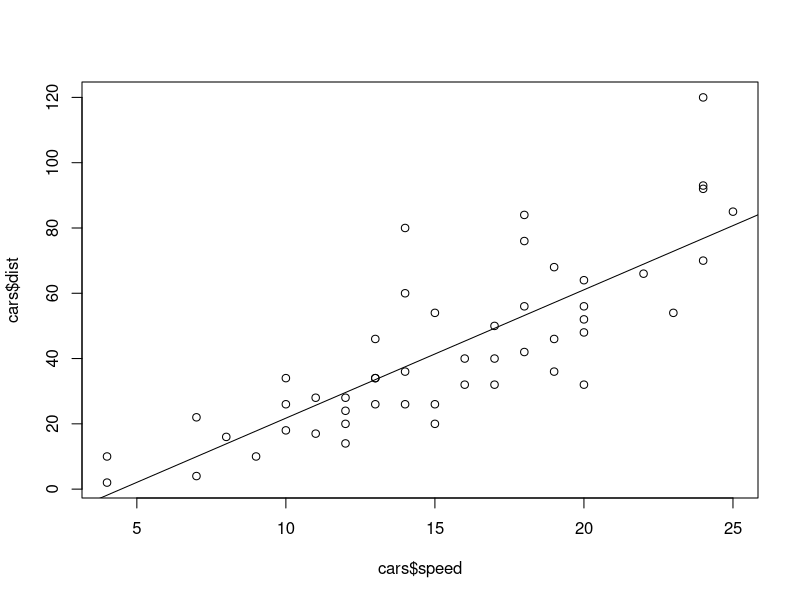
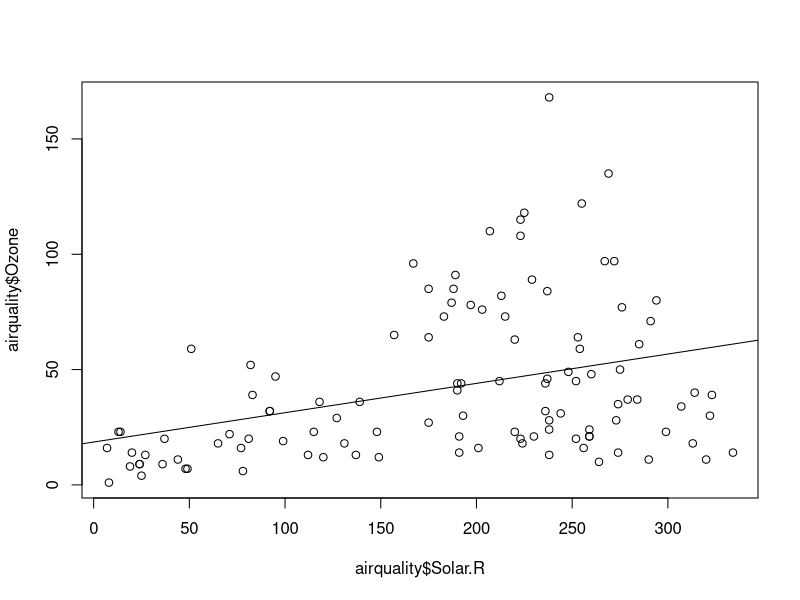
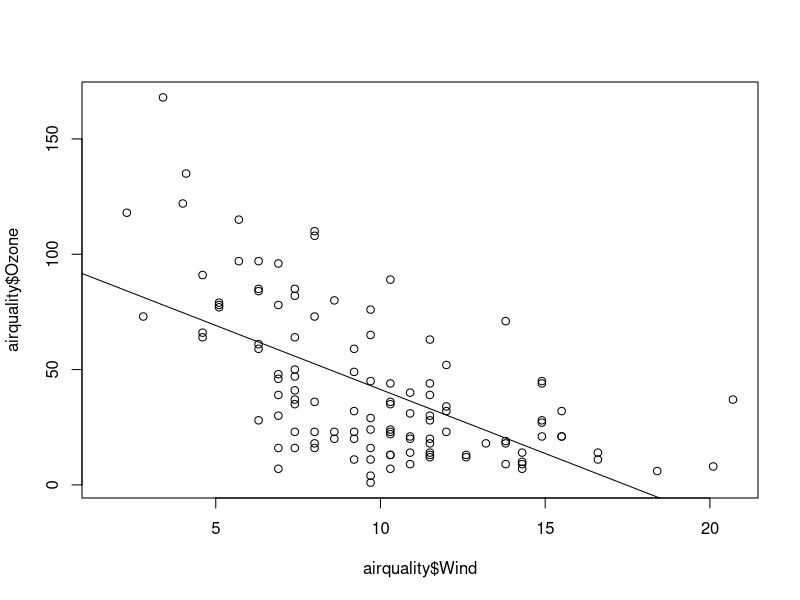
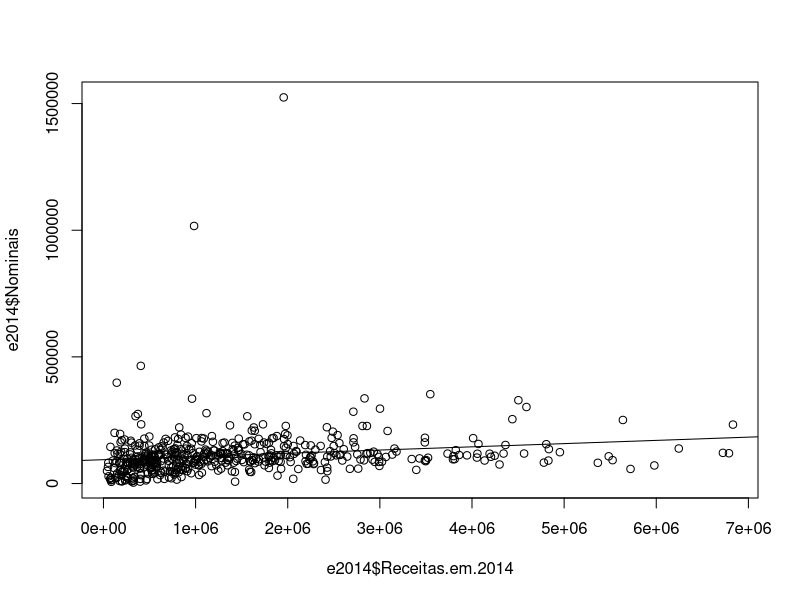
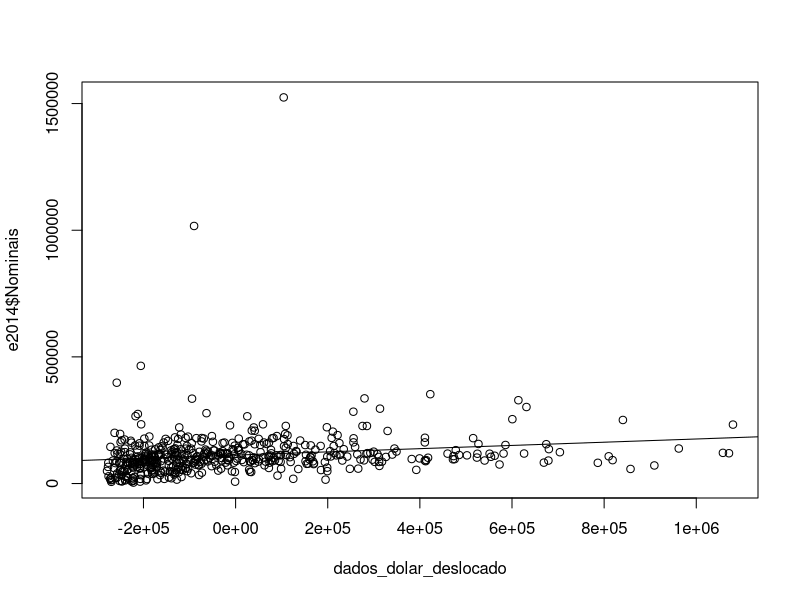

Source code (R) for these figures, in order:
## ---- chunk 1
knitr::opts_chunk$set(echo = TRUE)
## ---- chunk 2
# regressão linear
regressao = lm(cars$dist ~ cars$speed)

# coeficientes de regressão
regressao$coefficients

# gráfico de dispersão e reta de regressão
plot(cars$speed, cars$dist)
abline(regressao)

# questões
beta0 = regressao$coefficients['(Intercept)']
beta1 = regressao$coefficients['cars$speed']
# para a velocidade de 5, 10, 14, 23 e 30 
beta0 + c(5, 10, 14, 23, 30)*beta1

# intercepto - speed valor médio
beta0 + beta1*mean(cars$speed)

# inclinação
beta1/1.61




## ---- chunk 3
head(airquality)

# 1
regressao = lm(airquality$Ozone ~ airquality$Solar.R)
plot(airquality$Solar.R, airquality$Ozone)
abline(regressao)

# 2
beta0 = regressao$coefficients['(Intercept)']
beta1 = regressao$coefficients['airquality$Solar.R']

beta0 + c(10, 100, 200, 300)*beta1

# 3
regressao = lm(airquality$Ozone ~ airquality$Wind)
plot(airquality$Wind, airquality$Ozone)
abline(regressao)

beta0 = regressao$coefficients['(Intercept)']
beta1 = regressao$coefficients['airquality$Wind']
# 4

beta0 + c(1.5, 3.7, 10, 15.3, 22)*beta1
## ---- chunk 4
e2014 <- read.csv2("Eleicoes2014.csv")

head(e2014)
e2014$Receitas.em.2014 = as.numeric(e2014$Receitas.em.2014)

# 1
regressao = lm(e2014$Nominais ~ e2014$Receitas.em.2014)
plot(e2014$Receitas.em.2014, e2014$Nominais)
abline(regressao)

# 2
dados_dolar_deslocado = I( 0.2*(e2014$Receitas.em.2014 - mean(e2014$Receitas.em.2014)))
regressao = lm(e2014$Nominais ~ dados_dolar_deslocado)
plot(dados_dolar_deslocado, e2014$Nominais)
abline(regressao)

